Frame 1 (no input): blank canvas, image omitted
Frame 60 (the mouse pressed at the canvas centre just before this capture): blank canvas, image omitted
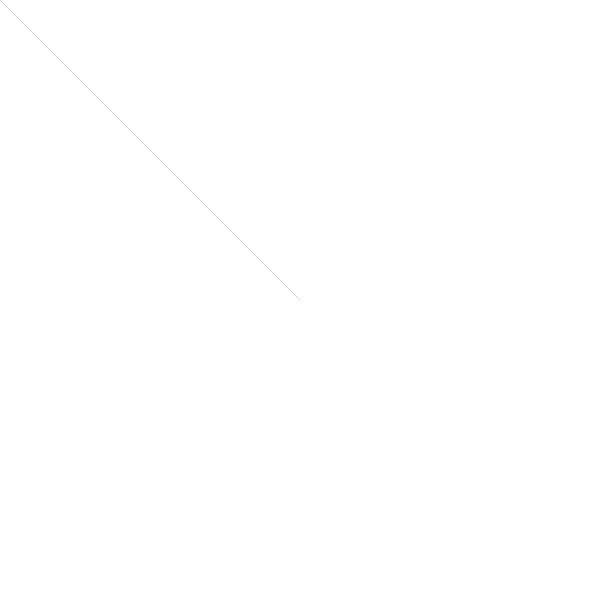
Frame 120 (the mouse held since frame 60 and released just before this capture)

The Processing sketch whose frames 1 and 60 were blank and that drew this single picture after the mouse press (run headless with seeded random() and noise(); from frame 60 on, the mouse is pressed at the canvas centre):

// Processing sketch: processing_148371
// ── processing_148371.pde

void setup() {
  size(600, 600);
  background(255);
          
}
 
void draw() {
  stroke(0, 200);                 
    if (mousePressed) {
      strokeWeight(10 / dist(mouseX, mouseY, pmouseX, pmouseY));  
      line(mouseX, mouseY, pmouseX, pmouseY);    
    }
}
 
void keyPressed() {
  if (key == ' ') background(255);  
}
